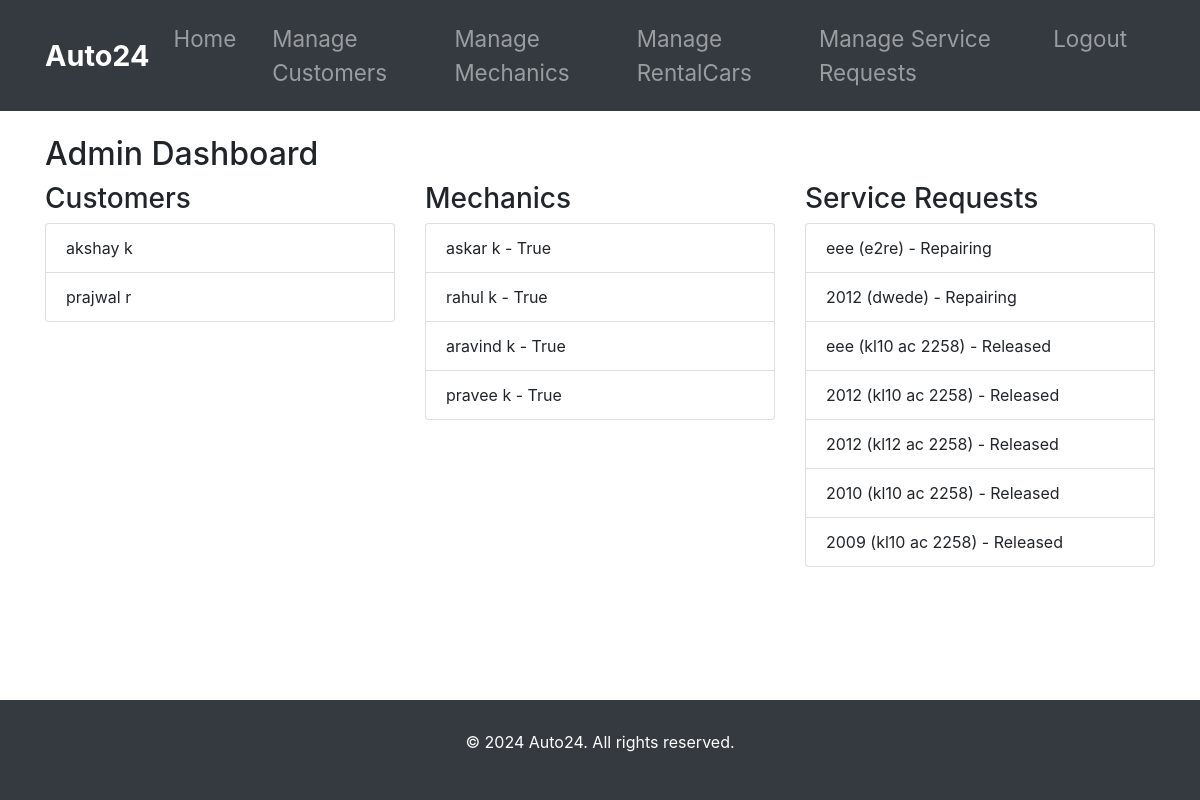
The page /adminpage/home/ (signed in) on the database its author committed.
### customer_management/models.py (models this page shows, shortened)
class Customer(models.Model):
    user = models.OneToOneField(User, on_delete=models.CASCADE)
    profile_pic = models.ImageField(upload_to='profile_pic/CustomerProfilePic/', null=True, blank=True)
    address = models.CharField(max_length=40)
    mobile = models.CharField(max_length=20, null=False)
    @property
    def get_name(self):
        return self.user.first_name + " " + self.user.last_name

class ServiceRequest(models.Model):
    STATUS_CHOICES = [
        ('Pending', 'Pending'),
        ('Approved', 'Approved'),
        ('Repairing', 'Repairing'),
        ('Repairing Done', 'Repairing Done'),
        ('Released', 'Released')
    ]
    customer = models.ForeignKey(Customer, on_delete=models.CASCADE, related_name='service_requests')
    vehicle = models.ForeignKey(Vehicle, on_delete=models.CASCADE, related_name='service_requests')
    problem_description = models.CharField(max_length=300)
    status = models.CharField(max_length=20, choices=STATUS_CHOICES, default='Pending')
    cost = models.DecimalField(max_digits=10, decimal_places=2, null=True, blank=True)
    created_at = models.DateTimeField(default=timezone.now)

class Vehicle(models.Model):
    number = models.CharField(max_length=20)
    model = models.CharField(max_length=100)
    customer = models.ForeignKey(Customer, on_delete=models.CASCADE, related_name='vehicles')
    def __str__(self):
        return f"{self.model} ({self.number})"

### mechanic_management/models.py (models this page shows, shortened)
class Mechanic(models.Model):
    user = models.OneToOneField(User, on_delete=models.CASCADE)
    profile_pic = models.ImageField(upload_to='profile_pic/MechanicProfilePic/', null=True, blank=True)
    address = models.CharField(max_length=40)
    mobile = models.CharField(max_length=20, null=False)
    skill = models.CharField(max_length=500, null=True)
    salary = models.PositiveIntegerField(null=True)
    status = models.BooleanField(default=False)
    @property
    def get_name(self):
        return self.user.first_name + " " + self.user.last_name

### admin_management/views.py (the view)
# urls.py: path('adminpage/home/', views.admin_home, name='admin_home'),
@staff_member_required
def admin_home(request):
    customers = Customer.objects.all()
    mechanics = Mechanic.objects.all()
    service_requests = ServiceRequest.objects.all().order_by('-created_at')
    return render(request, 'adminpage/admin_home.html', {'customers': customers, 'mechanics': mechanics, 'service_requests': service_requests})

### templates/adminpage/admin_home.html
{% extends "adminpage/base.html" %}
{% block content %}
<div class="container">
    <div class="row">
        <div class="col-md-12">
            <h2 class="mt-4">Admin Dashboard</h2>
        </div>
    </div>
    <div class="row">
        <div class="col-md-4">
            <h3>Customers</h3>
            <ul class="list-group">
                {% for customer in customers %}
                    <li class="list-group-item">{{ customer.get_name }}</li>
                {% endfor %}
            </ul>
        </div>
        <div class="col-md-4">
            <h3>Mechanics</h3>
            <ul class="list-group">
                {% for mechanic in mechanics %}
                    <li class="list-group-item">{{ mechanic.get_name }} - {{ mechanic.status }}</li>
                {% endfor %}
            </ul>
        </div>
        <div class="col-md-4">
            <h3>Service Requests</h3>
            <ul class="list-group">
                {% for request in service_requests %}
                    <li class="list-group-item">{{ request.vehicle }} - {{ request.status }}</li>
                {% endfor %}
            </ul>
        </div>
    </div>
</div>
{% endblock %}

### templates/adminpage/base.html (style rules this page uses)
body { display: flex; flex-direction: column; min-height: 100vh; }

### rows shown on the page
Customer: get_name "akshay k"
Customer: get_name "prajwal r"
Mechanic: get_name "askar k", status "True"
Mechanic: get_name "rahul k", status "True"
Mechanic: get_name "aravind k", status "True"
Mechanic: get_name "pravee k", status "True"
ServiceRequest: vehicle "eee (e2re)", status "Repairing"
ServiceRequest: vehicle "2012 (dwede)", status "Repairing"
ServiceRequest: vehicle "eee (kl10 ac 2258)", status "Released"
ServiceRequest: vehicle "2012 (kl10 ac 2258)", status "Released"
ServiceRequest: vehicle "2012 (kl12 ac 2258)", status "Released"
ServiceRequest: vehicle "2010 (kl10 ac 2258)", status "Released"
ServiceRequest: vehicle "2009 (kl10 ac 2258)", status "Released"
